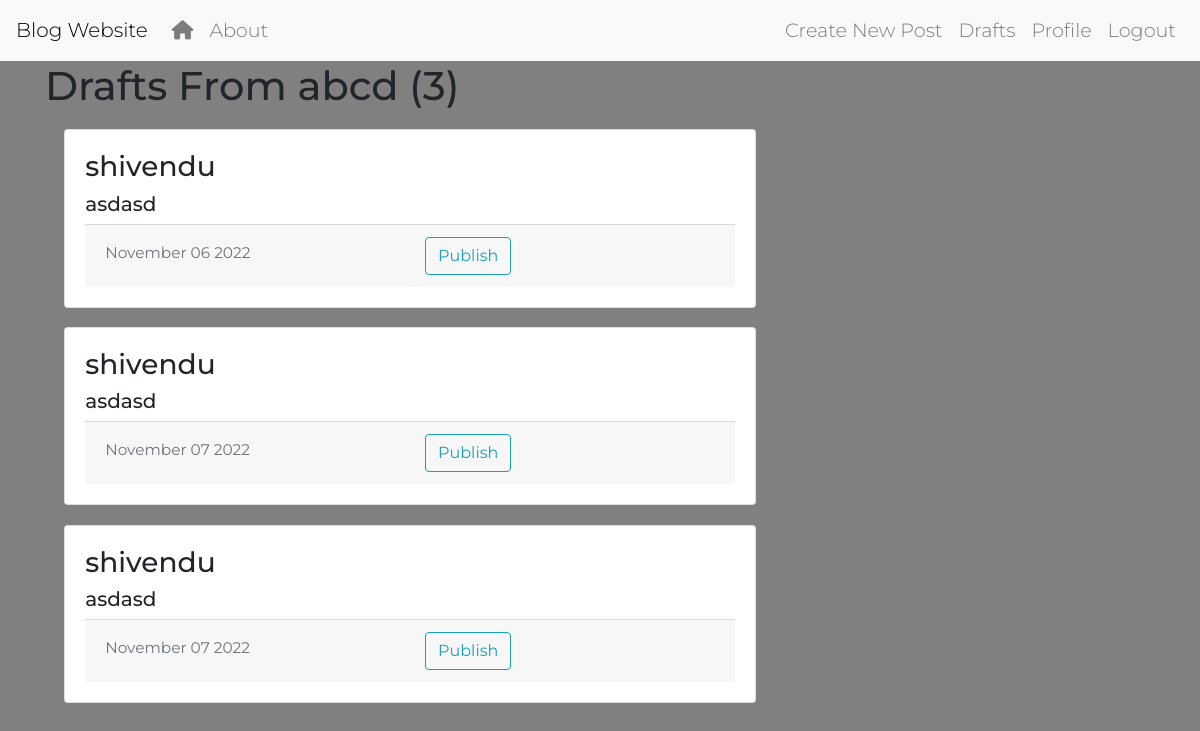
The page /drafts/ (signed in) on the database its author committed.
### blog/models.py (models this page shows, shortened)
class Post(models.Model):
    author=models.ForeignKey(User,on_delete=models.CASCADE)
    title= models.CharField(max_length=100)
    content = models.TextField()
    create_date=models.DateTimeField(default=timezone.now)
    post_date=models.DateTimeField(blank=True,null=True)
    upvote = models.PositiveIntegerField(default=0)

### blog/views.py (the view)
# urls.py: path('drafts/',views.DraftListView.as_view(),name='post-draft-list'),
class DraftListView(LoginRequiredMixin,ListView):
    model = Post
    template_name = 'blog/post_drafts_list.html'
    success_url = reverse_lazy('post-detail')
    context_object_name = 'posted'
    paginate_by = 5
    def get_queryset(self):
        return Post.objects.filter(post_date__isnull=True).order_by('create_date')

### blog/templates/blog/post_drafts_list.html (shortened to what this page needs)
{% extends "blog/base.html" %}
{% block content %}
{% if user.is_authenticated %}
  <h1 class ="mb-3 "> Drafts From {{user.username}} ({{page_obj.paginator.count}})</h1>
{% else %}
  <h1 class ="mb-3 ">Home</h1>
{% endif %}
{% for pst in posted  %}
<div class="card">
  <div class="card-body">
    <h3>{{pst.author}}</h3>
    <h5>{{pst.title}}</a></h5>
    <div class="card-footer text-muted">
        <div class="row">
            <div class ='col-6'>
                <small>{{pst.create_date|date:'F d Y'}}</small>
            </div>
            <div class="col-6">
                <a class="btn btn-outline-info" href="{% url 'post-publish' pk=pst.pk %}">Publish</a>
            </div>
        </div>
    </div>
  </div>
</div>
{% endfor %}
{% endblock content %}

### blog/static/blog/css/myStyle.css (style rules this page uses)
body { font-family: 'Montserrat', sans-serif; font-size: larger; font-weight: 300; background-color: grey; }
.card { margin: 1em; }

### rows shown on the page
Post: author "shivendu", title "asdasd", create_date "November 06 2022"
Post: author "shivendu", title "asdasd", create_date "November 07 2022"
Post: author "shivendu", title "asdasd", create_date "November 07 2022"

### other values the page prints
{{ user.username }} "abcd"
{{ page_obj.paginator.count }} "3"
